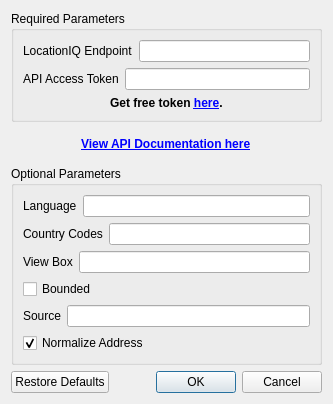
<?xml version="1.0" encoding="UTF-8"?>
<ui version="4.0">
 <class>Dialog</class>
 <widget class="QDialog" name="Dialog">
  <property name="geometry">
   <rect>
    <x>0</x>
    <y>0</y>
    <width>333</width>
    <height>404</height>
   </rect>
  </property>
  <property name="windowTitle">
   <string>Settings</string>
  </property>
  <layout class="QVBoxLayout" name="verticalLayout_3">
   <item>
    <widget class="QGroupBox" name="groupBox_req">
     <property name="title">
      <string>Required Parameters</string>
     </property>
     <layout class="QVBoxLayout" name="verticalLayout_2">
      <item>
       <layout class="QVBoxLayout" name="verticalLayout">
        <item>
         <layout class="QHBoxLayout" name="horizontalLayout">
          <item>
           <widget class="QLabel" name="label">
            <property name="text">
             <string>LocationIQ Endpoint</string>
            </property>
           </widget>
          </item>
          <item>
           <widget class="QLineEdit" name="liq_url_textbox"/>
          </item>
         </layout>
        </item>
        <item>
         <layout class="QHBoxLayout" name="horizontalLayout_12">
          <item>
           <widget class="QLabel" name="label_2">
            <property name="text">
             <string>API Access Token</string>
            </property>
           </widget>
          </item>
          <item>
           <widget class="QLineEdit" name="api_access_token_textbox"/>
          </item>
         </layout>
        </item>
       </layout>
      </item>
      <item alignment="Qt::AlignHCenter">
       <widget class="QLabel" name="label_3">
        <property name="font">
         <font>
          <bold>true</bold>
         </font>
        </property>
        <property name="text">
         <string>Get free token &lt;a href=&quot;https://locationiq.com/?ref=qgis&quot;&gt;here&lt;/a&gt;.</string>
        </property>
        <property name="openExternalLinks">
         <bool>true</bool>
        </property>
       </widget>
      </item>
     </layout>
    </widget>
   </item>
   <item alignment="Qt::AlignHCenter">
    <widget class="QLabel" name="label_4">
     <property name="font">
      <font>
       <bold>true</bold>
      </font>
     </property>
     <property name="text">
      <string>&lt;html&gt;&lt;head/&gt;&lt;body&gt;&lt;p&gt;&lt;a href=&quot;https://locationiq.com/docs?ref=qgis&quot;&gt;View API Documentation here&lt;/a&gt;&lt;/p&gt;&lt;/body&gt;&lt;/html&gt;</string>
     </property>
     <property name="openExternalLinks">
      <bool>true</bool>
     </property>
    </widget>
   </item>
   <item>
    <widget class="QGroupBox" name="groupBox_opt">
     <property name="title">
      <string>Optional Parameters</string>
     </property>
     <layout class="QHBoxLayout" name="horizontalLayout_3">
      <item>
       <layout class="QVBoxLayout" name="verticalLayout_1">
        <item>
         <layout class="QHBoxLayout" name="horizontalLayout_4">
          <item>
           <widget class="QLabel" name="label_5">
            <property name="text">
             <string>Language</string>
            </property>
           </widget>
          </item>
          <item>
           <widget class="QLineEdit" name="language_textbox"/>
          </item>
         </layout>
        </item>
        <item>
         <layout class="QHBoxLayout" name="horizontalLayout_5">
          <item>
           <widget class="QLabel" name="label_6">
            <property name="text">
             <string>Country Codes</string>
            </property>
           </widget>
          </item>
          <item>
           <widget class="QLineEdit" name="country_codes_textbox"/>
          </item>
         </layout>
        </item>
        <item>
         <layout class="QHBoxLayout" name="horizontalLayout_6">
          <item>
           <widget class="QLabel" name="label_7">
            <property name="text">
             <string>View Box</string>
            </property>
           </widget>
          </item>
          <item>
           <widget class="QLineEdit" name="viewbox_textbox"/>
          </item>
         </layout>
        </item>
        <item>
         <layout class="QHBoxLayout" name="horizontalLayout_7">
          <item>
           <widget class="QCheckBox" name="bounded_checkbox">
            <property name="text">
             <string>Bounded</string>
            </property>
           </widget>
          </item>
         </layout>
        </item>
        <item>
         <layout class="QHBoxLayout" name="horizontalLayout_9">
          <item>
           <widget class="QLabel" name="label_9">
            <property name="text">
             <string>Source</string>
            </property>
           </widget>
          </item>
          <item>
           <widget class="QLineEdit" name="source_textbox"/>
          </item>
         </layout>
        </item>
        <item>
         <layout class="QHBoxLayout" name="horizontalLayout_10">
          <item>
           <widget class="QCheckBox" name="normalize_checkbox">
            <property name="text">
             <string>Normalize Address</string>
            </property>
            <property name="checked">
             <bool>true</bool>
            </property>
            <property name="tristate">
             <bool>false</bool>
            </property>
           </widget>
          </item>
         </layout>
        </item>
       </layout>
      </item>
     </layout>
    </widget>
   </item>
   <item>
    <widget class="QDialogButtonBox" name="buttonBox">
     <property name="orientation">
      <enum>Qt::Horizontal</enum>
     </property>
     <property name="standardButtons">
      <set>QDialogButtonBox::Cancel|QDialogButtonBox::Ok|QDialogButtonBox::RestoreDefaults</set>
     </property>
    </widget>
   </item>
  </layout>
 </widget>
 <resources/>
 <connections>
  <connection>
   <sender>buttonBox</sender>
   <signal>accepted()</signal>
   <receiver>Dialog</receiver>
   <slot>accept()</slot>
   <hints>
    <hint type="sourcelabel">
     <x>248</x>
     <y>254</y>
    </hint>
    <hint type="destinationlabel">
     <x>157</x>
     <y>274</y>
    </hint>
   </hints>
  </connection>
  <connection>
   <sender>buttonBox</sender>
   <signal>rejected()</signal>
   <receiver>Dialog</receiver>
   <slot>reject()</slot>
   <hints>
    <hint type="sourcelabel">
     <x>316</x>
     <y>260</y>
    </hint>
    <hint type="destinationlabel">
     <x>286</x>
     <y>274</y>
    </hint>
   </hints>
  </connection>
 </connections>
</ui>
